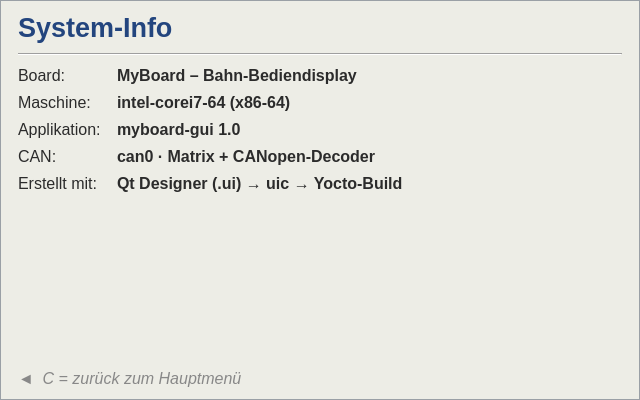
<?xml version="1.0" encoding="UTF-8"?>
<ui version="4.0">
 <class>InfoPage</class>
 <widget class="QWidget" name="InfoPage">
  <property name="geometry">
   <rect>
    <x>0</x>
    <y>0</y>
    <width>640</width>
    <height>400</height>
   </rect>
  </property>
  <property name="styleSheet">
   <string notr="true">QWidget#InfoPage { background-color: #EDEDE6; border: 1px solid #9AA0A6; }
QLabel { color: #2B2B2B; background: transparent; border: none; }</string>
  </property>
  <layout class="QVBoxLayout" name="verticalLayout">
   <property name="leftMargin"><number>18</number></property>
   <property name="topMargin"><number>12</number></property>
   <property name="rightMargin"><number>18</number></property>
   <property name="bottomMargin"><number>12</number></property>
   <property name="spacing"><number>10</number></property>
   <item>
    <widget class="QLabel" name="titleLabel">
     <property name="font">
      <font>
       <pointsize>20</pointsize>
       <bold>true</bold>
      </font>
     </property>
     <property name="styleSheet">
      <string notr="true">color: #23457E; border: none;</string>
     </property>
     <property name="text">
      <string>System-Info</string>
     </property>
    </widget>
   </item>
   <item>
    <widget class="Line" name="line">
     <property name="styleSheet">
      <string notr="true">color: #9AA0A6;</string>
     </property>
     <property name="orientation">
      <enum>Qt::Horizontal</enum>
     </property>
    </widget>
   </item>
   <item>
    <layout class="QFormLayout" name="formLayout">
     <property name="horizontalSpacing"><number>16</number></property>
     <property name="verticalSpacing"><number>8</number></property>
     <item row="0" column="0">
      <widget class="QLabel" name="lblBoardKey">
       <property name="font"><font><pointsize>12</pointsize></font></property>
       <property name="text"><string>Board:</string></property>
      </widget>
     </item>
     <item row="0" column="1">
      <widget class="QLabel" name="lblBoardVal">
       <property name="wordWrap"><bool>true</bool></property>
       <property name="font"><font><pointsize>12</pointsize><bold>true</bold></font></property>
       <property name="text"><string>MyBoard – Bahn-Bediendisplay</string></property>
      </widget>
     </item>
     <item row="1" column="0">
      <widget class="QLabel" name="lblMachineKey">
       <property name="font"><font><pointsize>12</pointsize></font></property>
       <property name="text"><string>Maschine:</string></property>
      </widget>
     </item>
     <item row="1" column="1">
      <widget class="QLabel" name="lblMachineVal">
       <property name="wordWrap"><bool>true</bool></property>
       <property name="font"><font><pointsize>12</pointsize><bold>true</bold></font></property>
       <property name="text"><string>intel-corei7-64 (x86-64)</string></property>
      </widget>
     </item>
     <item row="2" column="0">
      <widget class="QLabel" name="lblAppKey">
       <property name="font"><font><pointsize>12</pointsize></font></property>
       <property name="text"><string>Applikation:</string></property>
      </widget>
     </item>
     <item row="2" column="1">
      <widget class="QLabel" name="lblAppVal">
       <property name="wordWrap"><bool>true</bool></property>
       <property name="font"><font><pointsize>12</pointsize><bold>true</bold></font></property>
       <property name="text"><string>myboard-gui 1.0</string></property>
      </widget>
     </item>
     <item row="3" column="0">
      <widget class="QLabel" name="lblCanKey">
       <property name="font"><font><pointsize>12</pointsize></font></property>
       <property name="text"><string>CAN:</string></property>
      </widget>
     </item>
     <item row="3" column="1">
      <widget class="QLabel" name="lblCanVal">
       <property name="wordWrap"><bool>true</bool></property>
       <property name="font"><font><pointsize>12</pointsize><bold>true</bold></font></property>
       <property name="text"><string>can0 · Matrix + CANopen-Decoder</string></property>
      </widget>
     </item>
     <item row="4" column="0">
      <widget class="QLabel" name="lblMadeKey">
       <property name="font"><font><pointsize>12</pointsize></font></property>
       <property name="text"><string>Erstellt mit:</string></property>
      </widget>
     </item>
     <item row="4" column="1">
      <widget class="QLabel" name="lblMadeVal">
       <property name="wordWrap"><bool>true</bool></property>
       <property name="font"><font><pointsize>12</pointsize><bold>true</bold></font></property>
       <property name="text"><string>Qt Designer (.ui) → uic → Yocto-Build</string></property>
      </widget>
     </item>
    </layout>
   </item>
   <item>
    <spacer name="verticalSpacer">
     <property name="orientation"><enum>Qt::Vertical</enum></property>
     <property name="sizeHint" stdset="0">
      <size><width>20</width><height>40</height></size>
     </property>
    </spacer>
   </item>
   <item>
    <widget class="QLabel" name="hintLabel">
     <property name="font"><font><pointsize>12</pointsize><italic>true</italic></font></property>
     <property name="styleSheet">
      <string notr="true">color: #888888; border: none;</string>
     </property>
     <property name="text">
      <string>◄  C = zurück zum Hauptmenü</string>
     </property>
    </widget>
   </item>
  </layout>
 </widget>
 <resources/>
 <connections/>
</ui>
